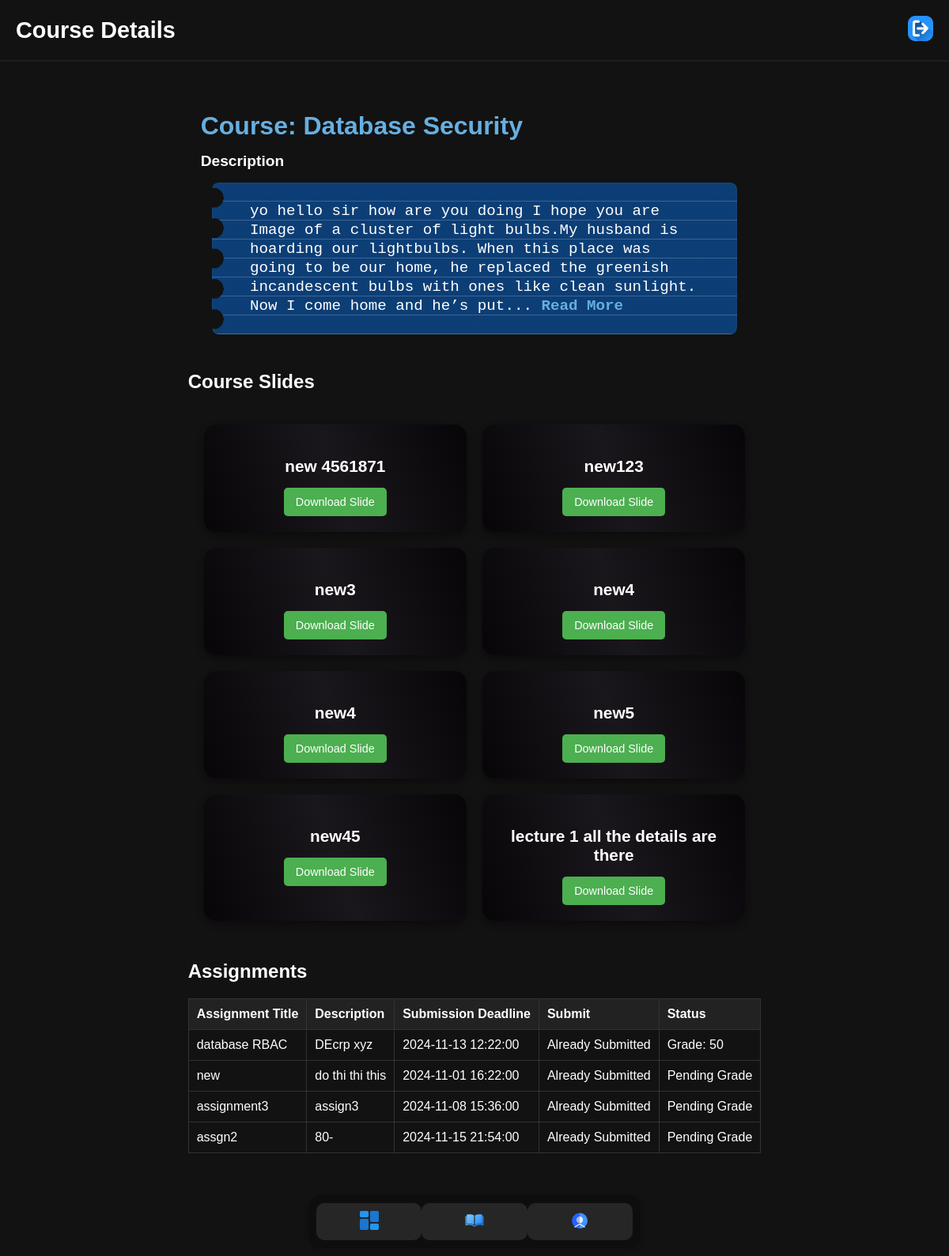
The page /course_details.php?course_id=1 (signed in) on the database its author committed.
### tables this page shows
CREATE TABLE `Course` (
  `id` int NOT NULL,
  `name` varchar(100) NOT NULL,
  `professor_id` int DEFAULT NULL,
  `status` enum('active','archived') DEFAULT 'active',
  `description` text
);

CREATE TABLE `Slide` (
  `id` int NOT NULL,
  `course_id` int NOT NULL,
  `professor_id` int NOT NULL,
  `file_path` varchar(255) NOT NULL,
  `details` text
);

CREATE TABLE Assignment (
  id INT NOT NULL,
  title VARCHAR(100),
  description TEXT,
  course_id INT,
  professor_id INT,
  submission_deadline DATETIME NOT NULL
);

CREATE TABLE `Submitted_assignments` (
  `id` int NOT NULL,
  `student_id` int NOT NULL,
  `professor_id` int NOT NULL,
  `course_id` int NOT NULL,
  `assignment_id` int NOT NULL,
  `file_path` varchar(255) NOT NULL,
  `submission_date` timestamp NULL DEFAULT CURRENT_TIMESTAMP,
  `grade` int DEFAULT NULL
);

### course_details.php (the view, shortened to what this page needs)
<?php
include 'db_connect.php';
$user_id = $_SESSION['user_id'];
if (isset($_GET['course_id']) && is_numeric($_GET['course_id'])) {
    $course_id = intval($_GET['course_id']);
    $query = $pdo->prepare("SELECT id, name, description, professor_id FROM Course WHERE id = ?");
    $query->execute([$course_id]);
    $course = $query->fetch(PDO::FETCH_ASSOC);
    $query = $pdo->prepare("SELECT id, professor_id, file_path, details FROM Slide WHERE course_id = ?");
    $query->execute([$course_id]);
    $slides = $query->fetchAll(PDO::FETCH_ASSOC);
    $query = $pdo->prepare("SELECT id, title, description, submission_deadline FROM Assignment WHERE course_id = ?");
    $query->execute([$course_id]);
    $assignments = $query->fetchAll(PDO::FETCH_ASSOC);
} else {
    die("Invalid course ID.");
}
?>
<!DOCTYPE html>
<html lang="en">
<head>
    <link rel="stylesheet" href="css/course_details.css">
    <link rel="stylesheet" href="css/main.css">
</head>
<body>
<header class="header">
        <div class="container">
            <h1 class="header-title">Course Details</h1>
            <nav>
                <ul class="nav-links">
                    <li><a href="logout.php"><img src="img/logout.png" alt=""></a></li>
                </ul>
            </nav>
        </div>
    </header>
    <main class="main">
        <section class="dark-notebook-course-details">
            <h1 class="notebook-card_title">Course: <?php echo htmlspecialchars($course['name']); ?></h1>
            <h2 class="notebook-subtitle">Description</h2>
            <div class="notebook-card">
                <div class="notebook-description" id="description-box">
                    <span id="description-text">
                        <?php
                        $description = htmlspecialchars($course['description']);
                        $words = explode(' ', $description);
                        if (count($words) > 50) {
                            echo implode(' ', array_slice($words, 0, 50)) . '... ';
                            echo '<a href="javascript:void(0);" id="read-more" onclick="toggleDescription()">Read More</a>';
                        } else {
                            echo $description;
                        }
                        ?>
                    </span>
                </div>
            </div>
        </section>
        <section class="course-slides">
            <h2>Course Slides</h2>
            <?php
            if (!empty($slides)) {
                echo "<div class='gradient-cards'>";
                foreach ($slides as $slide) {
                    echo "<div class='card'>";
                    echo "<div class='container-card'>";
                    echo "<h3 class='card-title'>" . htmlspecialchars($slide['details']) . "</h3>";
                    echo "<div class='card-buttons'>";
                    echo "<a href='" . htmlspecialchars($slide['file_path']) . "' class='btn' target='_blank'>Download Slide</a>";
                    echo "</div>";
                    echo "</div>";
                    echo "</div>";
                }
                echo "</div>";
            } else {
                echo "<p>No slides available for this course.</p>";
            }
            ?>
        </section>
        <section class="course-assignments">
            <h2>Assignments</h2>
            <div class="assignments-table-wrapper">
                <table class="dark-table">
                    <tr>
                        <th>Assignment Title</th>
                        <th>Description</th>
                        <th>Submission Deadline</th>
                        <th>Submit</th>
                        <th>Status</th>
                    </tr>
                    <?php
                    if (!empty($assignments)) {
                        foreach ($assignments as $assignment) {
                            $query = $pdo->prepare("SELECT * FROM Submitted_assignments WHERE student_id = ? AND assignment_id = ?");
                            $query->execute([$user_id, $assignment['id']]);
                            $submission = $query->fetch(PDO::FETCH_ASSOC);
                            echo "<tr>";
                            echo "<td>" . htmlspecialchars($assignment['title']) . "</td>";
                            echo "<td>" . htmlspecialchars($assignment['description']) . "</td>";
                            echo "<td>" . htmlspecialchars($assignment['submission_deadline']) . "</td>";
                            if (!$submission) {
                                echo "<td>
                                        <form method='POST' enctype='multipart/form-data' class='submit-form'>
                                            <input type='hidden' name='assignment_id' value='" . htmlspecialchars($assignment['id']) . "'>
                                            <input type='file' name='assignment_file' required>
                                            <button type='submit' class='btn submit-btn'>Submit</button>
                                        </form>
                                      </td>";
                                echo "<td class='status not-submitted'>Not Submitted</td>";
                            } else {
                                echo "<td>Already Submitted</td>";
                                echo "<td class='status submitted'>" . (isset($submission['grade']) ? "Grade: " . htmlspecialchars($submission['grade']) : "Pending Grade") . "</td>";
                            }
                            echo "</tr>";
                        }
                    } else {
                        echo "<tr><td colspan='5'>No assignments for this course.</td></tr>";
                    }
                    ?>
                </table>
            </div>
        </section>
    </main>
    <div class="bottom-nav">
        <a href="student_dashboard.php" >
            <img src="img/dashboard.png" alt="Dashboard" class="nav-icon">
        </a>
        <a href="course_catalogue.php">
            <img src="img/book.png" alt="Courses" class="nav-icon">
        </a>
        <a href="myprofile.php">
            <img src="img/user.png" alt="Profile" class="nav-icon">
        </a>
    </div>
</body>
</html>

### css/course_details.css (style rules this page uses)
body { background-color: #121212; }
.main { padding: 20px; max-width: 1200px; margin: 0 auto; }
.course-details, .course-slides, .course-assignments { margin-bottom: 30px; }
.gradient-cards { display: grid; grid-template-columns: repeat(auto-fit, minmax(300px, 1fr)); gap: 20px; padding: 20px; }
.card { border-radius: 15px; overflow: hidden; background: linear-gradient(71deg, #080509, #1a171c, #080509); color: #fff; text-align: center; padding: 20px; box-shadow: 0px 4px 10px rgba(0, 0, 0, 0.4); transition: transform 0.2s ease-in-out, box-shadow 0.2s ease-in-out; }
.card-title { font-size: 1.3rem; font-weight: bold; margin-bottom: 15px; }
.card-buttons { display: flex; justify-content: center; gap: 15px; }
.btn { text-decoration: none; color: #fff; background-color: #4CAF50; padding: 10px 15px; border-radius: 5px; font-size: 0.9rem; transition: background-color 0.2s ease-in-out; }
.dark-table { width: 100%; border-collapse: collapse; margin-top: 20px; }
.dark-table th, .dark-table td { border: 1px solid #333; padding: 10px; text-align: left; }
.dark-table th { background-color: #222; color: #fff; }
.dark-table td { background-color: #121212; }
.dark-notebook-course-details { margin-bottom: 30px; padding: 1rem; }
.notebook-card_title { font-size: 2rem; font-weight: bold; color: #66afe1; margin-bottom: 0.5rem; text-align: left; }
.notebook-subtitle { font-size: 1.2rem; font-weight: bold; color: #ffffff; margin-bottom: 1rem; text-align: left; }
.notebook-card { max-width: 600px; margin: 0 auto; background-color: #121212; border-radius: 8px; position: relative; padding: 1rem 2rem; background: repeating-linear-gradient( #0000 0 calc(1.5rem - 1px), rgba(255, 255, 255, 0.2) 0 1.5rem ) right bottom / 100% 100%, linear-gradient(rgba(9, 90, 182, 0.61) 0 0) 30px 0 / 2px 100% #121212; line-height: 1.5rem; -webkit-mask: radial-gradient(circle 0.8rem at 2px 50%, #0000 98%, #000) 0 0 / 100% 2.4rem; box-shadow: inset 0 0 3px rgba(255, 255, 255, 0.1); }
.notebook-description { font-family: 'Courier New', monospace; font-size: 1.2rem; color: #ffffff; padding: 0.5rem 1rem; line-height: 1.5rem; text-align: left; overflow: hidden; word-wrap: break-word; max-width: 100%; }
#read-more { color: #66afe1; text-decoration: none; cursor: pointer; font-weight: bold; }

### css/main.css (style rules this page uses)
body { font-family: Arial, sans-serif; margin: 0; padding: 0; color: #fff; display: flex; flex-direction: column; min-height: 100vh; }
.header { background-color: #121212; padding: 20px 0; border-bottom: 2px solid #1e1e1e; }
.header .container { max-width: 1200px; margin: 0 auto; padding: 0 20px; display: flex; justify-content: space-between; align-items: center; }
.header-title { margin: 0; font-size: 1.8rem; font-weight: bold; }
main { flex: 1; padding: 20px; }
.nav-links { list-style: none; margin: 0; padding: 0; display: flex; gap: 20px; }
.nav-links li { display: inline; }
.nav-links a { text-decoration: none; color: #fff; font-size: 1rem; }
.bottom-nav { position: fixed; bottom: 10px; left: 50%; transform: translateX(-50%); width: 90%; max-width: 400px; background: rgba(0, 0, 0, 0.2); backdrop-filter: blur(10px); border-radius: 15px; display: flex; justify-content: space-around; padding: 10px; box-shadow: 0 4px 6px rgba(0, 0, 0, 0.1); z-index: 1000; }
.bottom-nav a { color: #fff; text-align: center; padding: 10px; text-decoration: none; font-size: 14px; flex-grow: 1; background: rgba(255, 255, 255, 0.1); border-radius: 10px; transition: background 0.3s; }
body { padding-bottom: 80px; }

### rows shown on the page
course: name "Database Security"
slide: details "new 4561871"
slide: details "new123"
slide: details "new3"
slide: details "new4"
slide: details "new4"
slide: details "new5"
slide: details "new45"
slide: details "lecture 1 all the details are there"
assignment: title "database RBAC", description "DEcrp xyz", submission_deadline "2024-11-13 12:22:00", submitted_assignments.grade "50"
assignment: title "new", description "do thi thi this", submission_deadline "2024-11-01 16:22:00", shows "Pending Grade"
assignment: title "assignment3", description "assign3", submission_deadline "2024-11-08 15:36:00", shows "Pending Grade"
assignment: title "assgn2", description "80-", submission_deadline "2024-11-15 21:54:00", shows "Pending Grade"
